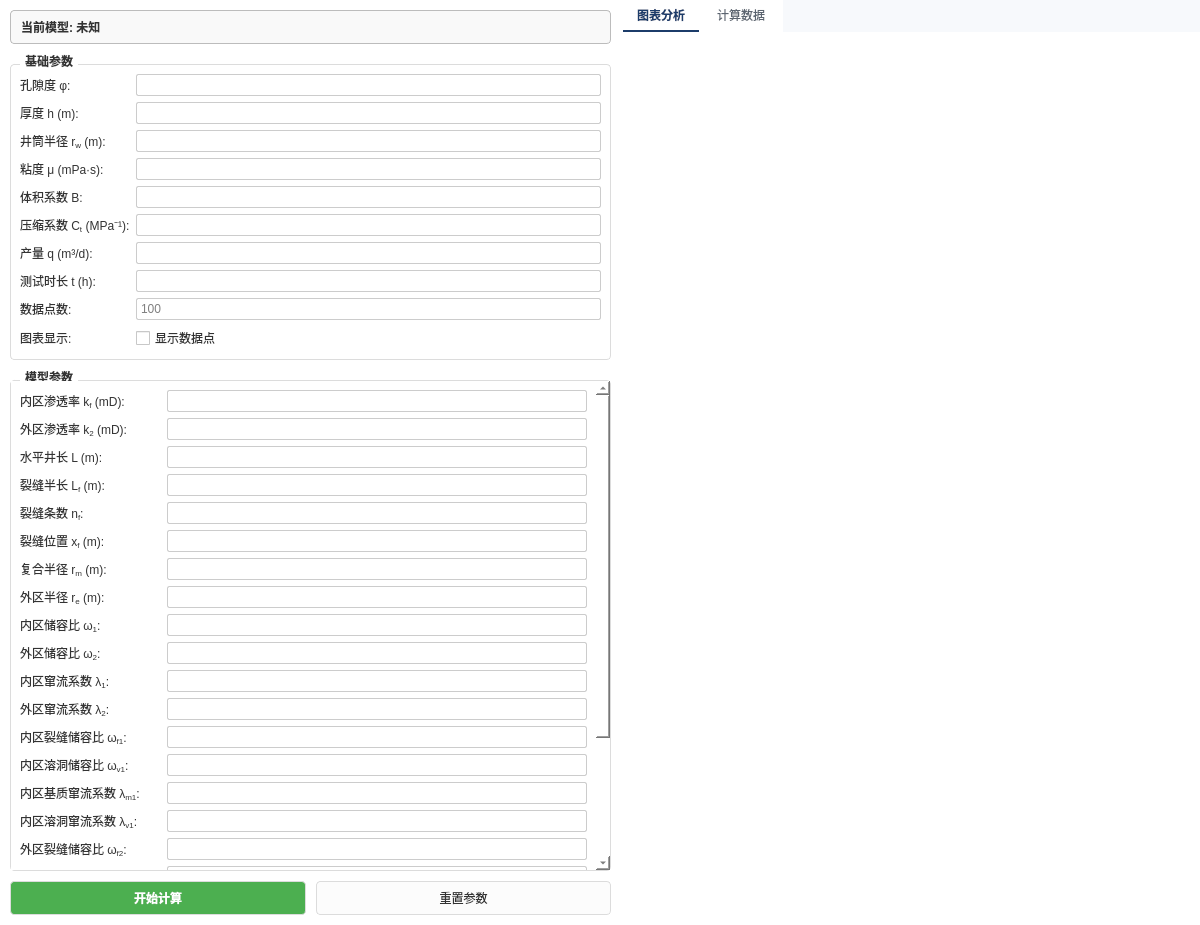
<?xml version="1.0" encoding="UTF-8"?>
<ui version="4.0">
 <class>WT_ModelWidget</class>
 <widget class="QWidget" name="WT_ModelWidget">
  <property name="geometry">
   <rect>
    <x>0</x>
    <y>0</y>
    <width>1200</width>
    <height>925</height>
   </rect>
  </property>
  <property name="windowTitle">
   <string>压裂水平井复合模型</string>
  </property>
  <property name="styleSheet">
   <string notr="true">/* 全局设置：白底黑字 */
QWidget {
        color: #333333;
        background-color: white;
        font-family: &quot;Microsoft YaHei&quot;;
        font-size: 9pt;
}
/* 分裂器手柄完全透明，去除竖线 */
QSplitter::handle {
        background-color: transparent;
}
/* 分组框样式 */
QGroupBox {
        font-weight: bold;
        border: 1px solid #dcdcdc;
        border-radius: 4px;
        margin-top: 10px;
}
QGroupBox::title {
        subcontrol-origin: margin;
        subcontrol-position: top left;
        left: 10px;
        padding: 0 3px;
        color: #333333;
}
/* 输入框样式 */
QLineEdit, QComboBox, QTextEdit {
        background-color: white;
        color: black;
        border: 1px solid #cccccc;
        border-radius: 2px;
        padding: 2px;
        selection-background-color: #0078d7;
}
/* 按钮通用样式 */
QPushButton {
        border: 1px solid #dcdcdc;
        border-radius: 4px;
        background-color: #fcfcfc;
        color: #333333;
        padding: 6px 12px;
        min-height: 20px;
}
QPushButton:hover {
        background-color: #f0f0f0;
        border-color: #0078d7;
        color: #0078d7;
}
QPushButton:pressed {
        background-color: #e0e0e0;
        border-color: #005a9e;
}
QPushButton#btnSelectModel {
        text-align: left;
        font-weight: bold;
        padding-left: 10px;
        background-color: #f9f9f9;
        border: 1px solid #bcbcbc;
}
QLabel {
        color: #333333;
}
</string>
  </property>
  <layout class="QHBoxLayout" name="horizontalLayout">
   <property name="spacing"><number>0</number></property>
   <property name="leftMargin"><number>0</number></property>
   <property name="topMargin"><number>0</number></property>
   <property name="rightMargin"><number>0</number></property>
   <property name="bottomMargin"><number>0</number></property>
   <item>
    <widget class="QSplitter" name="splitter">
     <property name="orientation"><enum>Qt::Orientation::Horizontal</enum></property>
     <property name="handleWidth"><number>2</number></property>
     <widget class="QWidget" name="leftPanel" native="true">
      <property name="minimumSize">
       <size><width>200</width><height>0</height></size>
      </property>
      <property name="styleSheet">
       <string notr="true">QWidget#leftPanel { background-color: white;
border: none; }</string>
      </property>
      <layout class="QVBoxLayout" name="verticalLayout">
       <property name="spacing"><number>10</number></property>
       <property name="leftMargin"><number>10</number></property>
       <property name="topMargin"><number>10</number></property>
       <property name="rightMargin"><number>10</number></property>
       <property name="bottomMargin"><number>10</number></property>
       <item>
        <widget class="QPushButton" name="btnSelectModel">
         <property name="minimumSize"><size><width>0</width><height>34</height></size></property>
         <property name="text"><string>当前模型: 未知</string></property>
        </widget>
       </item>
       <item>
        <widget class="QGroupBox" name="basicParamGroup">
         <property name="title"><string>基础参数</string></property>
         <layout class="QFormLayout" name="formLayout_Base">
          <item row="0" column="0">
           <widget class="QLabel" name="label_phi"><property name="text"><string>&lt;html&gt;&lt;head/&gt;&lt;body&gt;&lt;p&gt;孔隙度 φ:&lt;/p&gt;&lt;/body&gt;&lt;/html&gt;</string></property></widget>
          </item>
          <item row="0" column="1"><widget class="QLineEdit" name="phiEdit"/></item>
          <item row="1" column="0">
           <widget class="QLabel" name="label_h"><property name="text"><string>&lt;html&gt;&lt;head/&gt;&lt;body&gt;&lt;p&gt;厚度 h (m):&lt;/p&gt;&lt;/body&gt;&lt;/html&gt;</string></property></widget>
          </item>
          <item row="1" column="1"><widget class="QLineEdit" name="hEdit"/></item>
          <item row="2" column="0">
           <widget class="QLabel" name="label_rw"><property name="text"><string>&lt;html&gt;&lt;head/&gt;&lt;body&gt;&lt;p&gt;井筒半径 r&lt;sub&gt;w&lt;/sub&gt;
(m):&lt;/p&gt;&lt;/body&gt;&lt;/html&gt;</string></property></widget>
          </item>
          <item row="2" column="1"><widget class="QLineEdit" name="rwEdit"/></item>
          <item row="3" column="0">
           <widget class="QLabel" name="label_mu"><property name="text"><string>&lt;html&gt;&lt;head/&gt;&lt;body&gt;&lt;p&gt;粘度 μ (mPa·s):&lt;/p&gt;&lt;/body&gt;&lt;/html&gt;</string></property></widget>
          </item>
          <item row="3" column="1"><widget class="QLineEdit" name="muEdit"/></item>
          <item row="4" column="0">
           <widget class="QLabel" name="label_B"><property name="text"><string>&lt;html&gt;&lt;head/&gt;&lt;body&gt;&lt;p&gt;体积系数 B:&lt;/p&gt;&lt;/body&gt;&lt;/html&gt;</string></property></widget>
          </item>
          <item row="4" column="1"><widget class="QLineEdit" name="BEdit"/></item>
          <item row="5" column="0">
           <widget class="QLabel" name="label_Ct"><property name="text"><string>&lt;html&gt;&lt;head/&gt;&lt;body&gt;&lt;p&gt;压缩系数 C&lt;sub&gt;t&lt;/sub&gt;
(MPa⁻¹):&lt;/p&gt;&lt;/body&gt;&lt;/html&gt;</string></property></widget>
          </item>
          <item row="5" column="1"><widget class="QLineEdit" name="CtEdit"/></item>
          <item row="6" column="0">
           <widget class="QLabel" name="label_q"><property name="text"><string>&lt;html&gt;&lt;head/&gt;&lt;body&gt;&lt;p&gt;产量 q (m³/d):&lt;/p&gt;&lt;/body&gt;&lt;/html&gt;</string></property></widget>
          </item>
          <item row="6" column="1"><widget class="QLineEdit" name="qEdit"/></item>
          <item row="7" column="0">
           <widget class="QLabel" name="label_t"><property name="text"><string>测试时长 t (h):</string></property></widget>
          </item>
          <item row="7" column="1"><widget class="QLineEdit" name="tEdit"/></item>
          <item row="8" column="0">
           <widget class="QLabel" name="label_points"><property name="text"><string>数据点数:</string></property></widget>
          </item>
          <item row="8" column="1">
           <widget class="QLineEdit" name="pointsEdit">
            <property name="placeholderText"><string>100</string></property>
           </widget>
          </item>
          <item row="9" column="0">
           <widget class="QLabel" name="label_showPoints"><property name="text"><string>图表显示:</string></property></widget>
          </item>
          <item row="9" column="1">
           <widget class="QCheckBox" name="checkShowPoints"><property name="text"><string>显示数据点</string></property></widget>
          </item>
         </layout>
        </widget>
       </item>

       <item>
        <widget class="QGroupBox" name="modelParamGroup">
         <property name="title"><string>模型参数</string></property>
         <layout class="QVBoxLayout" name="verticalLayout_ModelParam">
          <property name="leftMargin"><number>0</number></property>
          <property name="topMargin"><number>0</number></property>
          <property name="rightMargin"><number>0</number></property>
          <property name="bottomMargin"><number>0</number></property>
          <item>
           <widget class="QScrollArea" name="scrollArea">
            <property name="widgetResizable"><bool>true</bool></property>
            <property name="frameShape"><enum>QFrame::NoFrame</enum></property>
            <widget class="QWidget" name="scrollAreaWidgetContents">
             <layout class="QFormLayout" name="formLayout_Model">
              <item row="0" column="0">
               <widget class="QLabel" name="label_kf"><property name="text"><string>&lt;html&gt;&lt;head/&gt;&lt;body&gt;&lt;p&gt;内区渗透率 k&lt;sub&gt;f&lt;/sub&gt;
(mD):&lt;/p&gt;&lt;/body&gt;&lt;/html&gt;</string></property></widget>
              </item>
              <item row="0" column="1"><widget class="QLineEdit" name="kfEdit"/></item>

              <item row="1" column="0">
               <widget class="QLabel" name="label_km"><property name="text"><string>&lt;html&gt;&lt;head/&gt;&lt;body&gt;&lt;p&gt;外区渗透率 k&lt;sub&gt;2&lt;/sub&gt; (mD):&lt;/p&gt;&lt;/body&gt;&lt;/html&gt;</string></property></widget>
              </item>
              <item row="1" column="1"><widget class="QLineEdit" name="kmEdit"/></item>

              <item row="2" column="0">
               <widget class="QLabel" name="label_L"><property name="text"><string>&lt;html&gt;&lt;head/&gt;&lt;body&gt;&lt;p&gt;水平井长 L (m):&lt;/p&gt;&lt;/body&gt;&lt;/html&gt;</string></property></widget>
              </item>
              <item row="2" column="1"><widget class="QLineEdit" name="LEdit"/></item>

              <item row="3" column="0">
               <widget class="QLabel" name="label_Lf"><property name="text"><string>&lt;html&gt;&lt;head/&gt;&lt;body&gt;&lt;p&gt;裂缝半长 L&lt;sub&gt;f&lt;/sub&gt; (m):&lt;/p&gt;&lt;/body&gt;&lt;/html&gt;</string></property></widget>
              </item>
              <item row="3" column="1"><widget class="QLineEdit" name="LfEdit"/></item>

              <item row="4" column="0">
               <widget class="QLabel" name="label_nf"><property name="text"><string>&lt;html&gt;&lt;head/&gt;&lt;body&gt;&lt;p&gt;裂缝条数 n&lt;sub&gt;f&lt;/sub&gt;:&lt;/p&gt;&lt;/body&gt;&lt;/html&gt;</string></property></widget>
              </item>
              <item row="4" column="1"><widget class="QLineEdit" name="nfEdit"/></item>

              <item row="5" column="0">
               <widget class="QLabel" name="label_xf"><property name="text"><string>&lt;html&gt;&lt;head/&gt;&lt;body&gt;&lt;p&gt;裂缝位置 x&lt;sub&gt;f&lt;/sub&gt; (m):&lt;/p&gt;&lt;/body&gt;&lt;/html&gt;</string></property></widget>
              </item>
              <item row="5" column="1"><widget class="QLineEdit" name="xfEdit"/></item>

              <item row="6" column="0">
               <widget class="QLabel" name="label_rmD"><property name="text"><string>&lt;html&gt;&lt;head/&gt;&lt;body&gt;&lt;p&gt;复合半径 r&lt;sub&gt;m&lt;/sub&gt;
(m):&lt;/p&gt;&lt;/body&gt;&lt;/html&gt;</string></property></widget>
              </item>
              <item row="6" column="1"><widget class="QLineEdit" name="rmDEdit"/></item>

              <item row="7" column="0">
               <widget class="QLabel" name="label_reD"><property name="text"><string>&lt;html&gt;&lt;head/&gt;&lt;body&gt;&lt;p&gt;外区半径 r&lt;sub&gt;e&lt;/sub&gt;
(m):&lt;/p&gt;&lt;/body&gt;&lt;/html&gt;</string></property></widget>
              </item>
              <item row="7" column="1"><widget class="QLineEdit" name="reDEdit"/></item>

              <item row="8" column="0">
               <widget class="QLabel" name="label_omga1"><property name="text"><string>&lt;html&gt;&lt;head/&gt;&lt;body&gt;&lt;p&gt;内区储容比 ω&lt;sub&gt;1&lt;/sub&gt;:&lt;/p&gt;&lt;/body&gt;&lt;/html&gt;</string></property></widget>
              </item>
              <item row="8" column="1"><widget class="QLineEdit" name="omga1Edit"/></item>

              <item row="9" column="0">
               <widget class="QLabel" name="label_omga2"><property name="text"><string>&lt;html&gt;&lt;head/&gt;&lt;body&gt;&lt;p&gt;外区储容比 ω&lt;sub&gt;2&lt;/sub&gt;:&lt;/p&gt;&lt;/body&gt;&lt;/html&gt;</string></property></widget>
              </item>
              <item row="9" column="1"><widget class="QLineEdit" name="omga2Edit"/></item>

              <item row="10" column="0">
               <widget class="QLabel" name="label_remda1"><property name="text"><string>&lt;html&gt;&lt;head/&gt;&lt;body&gt;&lt;p&gt;内区窜流系数 λ&lt;sub&gt;1&lt;/sub&gt;:&lt;/p&gt;&lt;/body&gt;&lt;/html&gt;</string></property></widget>
              </item>
              <item row="10" column="1"><widget class="QLineEdit" name="remda1Edit"/></item>

              <item row="11" column="0">
               <widget class="QLabel" name="label_remda2"><property name="text"><string>&lt;html&gt;&lt;head/&gt;&lt;body&gt;&lt;p&gt;外区窜流系数 λ&lt;sub&gt;2&lt;/sub&gt;:&lt;/p&gt;&lt;/body&gt;&lt;/html&gt;</string></property></widget>
              </item>
              <item row="11" column="1"><widget class="QLineEdit" name="remda2Edit"/></item>

              <item row="12" column="0">
               <widget class="QLabel" name="label_omega_f1"><property name="text"><string>&lt;html&gt;&lt;head/&gt;&lt;body&gt;&lt;p&gt;内区裂缝储容比 ω&lt;sub&gt;f1&lt;/sub&gt;:&lt;/p&gt;&lt;/body&gt;&lt;/html&gt;</string></property></widget>
              </item>
              <item row="12" column="1"><widget class="QLineEdit" name="omega_f1Edit"/></item>

              <item row="13" column="0">
               <widget class="QLabel" name="label_omega_v1"><property name="text"><string>&lt;html&gt;&lt;head/&gt;&lt;body&gt;&lt;p&gt;内区溶洞储容比 ω&lt;sub&gt;v1&lt;/sub&gt;:&lt;/p&gt;&lt;/body&gt;&lt;/html&gt;</string></property></widget>
              </item>
              <item row="13" column="1"><widget class="QLineEdit" name="omega_v1Edit"/></item>

              <item row="14" column="0">
               <widget class="QLabel" name="label_lambda_m1"><property name="text"><string>&lt;html&gt;&lt;head/&gt;&lt;body&gt;&lt;p&gt;内区基质窜流系数 λ&lt;sub&gt;m1&lt;/sub&gt;:&lt;/p&gt;&lt;/body&gt;&lt;/html&gt;</string></property></widget>
              </item>
              <item row="14" column="1"><widget class="QLineEdit" name="lambda_m1Edit"/></item>

              <item row="15" column="0">
               <widget class="QLabel" name="label_lambda_v1"><property name="text"><string>&lt;html&gt;&lt;head/&gt;&lt;body&gt;&lt;p&gt;内区溶洞窜流系数 λ&lt;sub&gt;v1&lt;/sub&gt;:&lt;/p&gt;&lt;/body&gt;&lt;/html&gt;</string></property></widget>
              </item>
              <item row="15" column="1"><widget class="QLineEdit" name="lambda_v1Edit"/></item>

              <item row="16" column="0">
               <widget class="QLabel" name="label_omega_f2"><property name="text"><string>&lt;html&gt;&lt;head/&gt;&lt;body&gt;&lt;p&gt;外区裂缝储容比 ω&lt;sub&gt;f2&lt;/sub&gt;:&lt;/p&gt;&lt;/body&gt;&lt;/html&gt;</string></property></widget>
              </item>
              <item row="16" column="1"><widget class="QLineEdit" name="omega_f2Edit"/></item>

              <item row="17" column="0">
               <widget class="QLabel" name="label_lambda_m2"><property name="text"><string>&lt;html&gt;&lt;head/&gt;&lt;body&gt;&lt;p&gt;外区基质窜流系数 λ&lt;sub&gt;m2&lt;/sub&gt;:&lt;/p&gt;&lt;/body&gt;&lt;/html&gt;</string></property></widget>
              </item>
              <item row="17" column="1"><widget class="QLineEdit" name="lambda_m2Edit"/></item>

              <item row="18" column="0">
               <widget class="QLabel" name="label_gamaD"><property name="text"><string>&lt;html&gt;&lt;head/&gt;&lt;body&gt;&lt;p&gt;压敏系数 γ&lt;sub&gt;D&lt;/sub&gt;:&lt;/p&gt;&lt;/body&gt;&lt;/html&gt;</string></property><property name="styleSheet"><string notr="true">color: blue;
font-weight: bold;</string></property></widget>
              </item>
              <item row="18" column="1"><widget class="QLineEdit" name="gamaDEdit"/></item>

              <item row="19" column="0">
               <widget class="QLabel" name="label_cD"><property name="text"><string>&lt;html&gt;&lt;head/&gt;&lt;body&gt;&lt;p&gt;无因次井储 cD:&lt;/p&gt;&lt;/body&gt;&lt;/html&gt;</string></property></widget>
              </item>
              <item row="19" column="1"><widget class="QLineEdit" name="cDEdit"/></item>

              <item row="20" column="0">
               <widget class="QLabel" name="label_s"><property name="text"><string>&lt;html&gt;&lt;head/&gt;&lt;body&gt;&lt;p&gt;表皮系数 S:&lt;/p&gt;&lt;/body&gt;&lt;/html&gt;</string></property></widget>
              </item>
              <item row="20" column="1"><widget class="QLineEdit" name="sEdit"/></item>

              <item row="21" column="0">
               <widget class="QLabel" name="label_alpha"><property name="text"><string>&lt;html&gt;&lt;head/&gt;&lt;body&gt;&lt;p&gt;变井储时间参数 α (h):&lt;/p&gt;&lt;/body&gt;&lt;/html&gt;</string></property></widget>
              </item>
              <item row="21" column="1"><widget class="QLineEdit" name="alphaEdit"/></item>

              <item row="22" column="0">
               <widget class="QLabel" name="label_cphi"><property name="text"><string>&lt;html&gt;&lt;head/&gt;&lt;body&gt;&lt;p&gt;变井储压力参数 C&lt;sub&gt;φ&lt;/sub&gt;
(MPa):&lt;/p&gt;&lt;/body&gt;&lt;/html&gt;</string></property></widget>
              </item>
              <item row="22" column="1"><widget class="QLineEdit" name="cPhiEdit"/></item>
             </layout>
            </widget>
           </widget>
          </item>
         </layout>
        </widget>
       </item>

       <item>
        <layout class="QHBoxLayout" name="horizontalLayout_Btns">
         <property name="spacing"><number>10</number></property>
         <item>
          <widget class="QPushButton" name="calculateButton">
           <property name="styleSheet"><string notr="true">background-color: #4CAF50;
color: white; font-weight: bold; padding: 6px;</string></property>
           <property name="text"><string>开始计算</string></property>
          </widget>
         </item>
         <item>
          <widget class="QPushButton" name="resetButton">
           <property name="text"><string>重置参数</string></property>
          </widget>
         </item>
        </layout>
       </item>

      </layout>
     </widget>
     <widget class="QWidget" name="rightPanel" native="true">
      <property name="styleSheet"><string notr="true">QWidget#rightPanel {
    background-color: #F7F9FC;
border: none;
}</string></property>
      <layout class="QVBoxLayout" name="rightLayout">
       <property name="leftMargin"><number>0</number></property>
       <property name="topMargin"><number>0</number></property>
       <property name="rightMargin"><number>0</number></property>
       <property name="bottomMargin"><number>0</number></property>
       <item>
        <widget class="QTabWidget" name="tabWidget_Right">
         <property name="styleSheet">
          <string notr="true">QTabWidget::pane {
    border: none;
background: #F7F9FC;
}
QTabBar::tab {
    background: transparent;
    color: #5B6470;
    padding: 8px 14px;
    border: none;
    border-bottom: 2px solid transparent;
margin-right: 4px;
}
QTabBar::tab:hover {
    background: transparent;
    color: #1C3C6A;
}
QTabBar::tab:selected {
    background: transparent;
    color: #1C3C6A;
border-bottom: 2px solid #1C3C6A;
    font-weight: bold;
}
QWidget#tab_Chart, QWidget#tab_Data {
    background: #F7F9FC;
}</string>
         </property>
         <property name="currentIndex"><number>0</number></property>
         <widget class="QWidget" name="tab_Chart">
          <attribute name="title"><string>图表分析</string></attribute>
          <layout class="QVBoxLayout" name="verticalLayout_ChartTab">
           <property name="leftMargin"><number>0</number></property>
           <property name="topMargin"><number>0</number></property>
           <property name="rightMargin"><number>0</number></property>
           <property name="bottomMargin"><number>0</number></property>
           <item>
            <widget class="ChartWidget" name="chartWidget" native="true">
             <property name="sizePolicy">
              <sizepolicy hsizetype="Expanding" vsizetype="Expanding">
               <horstretch>0</horstretch>
               <verstretch>0</verstretch>
              </sizepolicy>
             </property>
            </widget>
           </item>
          </layout>
         </widget>
         <widget class="QWidget" name="tab_Data">
          <attribute name="title"><string>计算数据</string></attribute>
          <layout class="QVBoxLayout" name="verticalLayout_DataTab">
           <item>
            <widget class="QTextEdit" name="resultTextEdit">
             <property name="styleSheet">
              <string notr="true">QTextEdit {
    background-color: #FFFFFF;
color: #333333;
    border: 1px solid #D8DEE8;
    border-radius: 4px;
}</string>
             </property>
             <property name="readOnly"><bool>true</bool></property>
            </widget>
           </item>
           <item>
            <widget class="QPushButton" name="btnExportDataTab">
             <property name="text"><string>导出数据 (.csv)</string></property>
            </widget>
           </item>
          </layout>
         </widget>
        </widget>
       </item>
      </layout>
     </widget>
    </widget>
   </item>
  </layout>
 </widget>
 <customwidgets>
  <customwidget>
   <class>ChartWidget</class>
   <extends>QWidget</extends>
   <header>chartwidget.h</header>
   <container>1</container>
  </customwidget>
 </customwidgets>
 <resources/>
 <connections/>
</ui>
